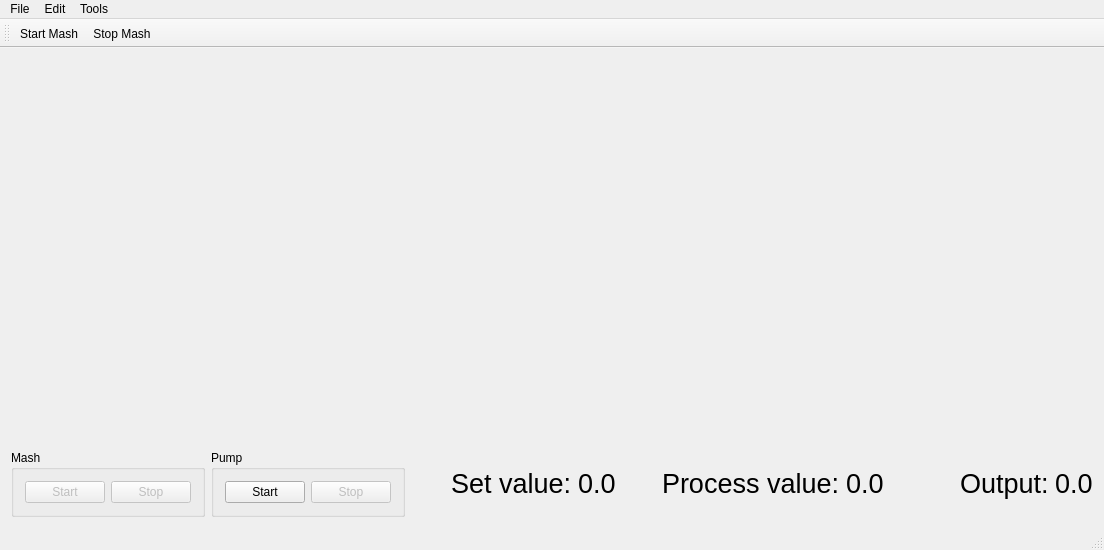
<?xml version="1.0" encoding="UTF-8"?>
<ui version="4.0">
 <class>QMonsterMash</class>
 <widget class="QMainWindow" name="QMonsterMash">
  <property name="geometry">
   <rect>
    <x>0</x>
    <y>0</y>
    <width>1104</width>
    <height>550</height>
   </rect>
  </property>
  <property name="windowTitle">
   <string>QMonsterMash</string>
  </property>
  <widget class="QWidget" name="centralWidget">
   <layout class="QVBoxLayout" name="verticalLayout_2">
    <item>
     <layout class="QVBoxLayout" name="verticalLayout" stretch="60,0,0">
      <item>
       <widget class="KPlotWidget" name="kpPV"/>
      </item>
      <item>
       <layout class="QHBoxLayout" name="horizontalLayout_4">
        <item>
         <widget class="QGroupBox" name="groupBox">
          <property name="title">
           <string>Mash</string>
          </property>
          <layout class="QHBoxLayout" name="horizontalLayout_5">
           <item>
            <widget class="QPushButton" name="buttStart">
             <property name="enabled">
              <bool>false</bool>
             </property>
             <property name="text">
              <string>Start</string>
             </property>
            </widget>
           </item>
           <item>
            <widget class="QPushButton" name="buttStop">
             <property name="enabled">
              <bool>false</bool>
             </property>
             <property name="text">
              <string>Stop</string>
             </property>
            </widget>
           </item>
          </layout>
         </widget>
        </item>
        <item>
         <widget class="QGroupBox" name="groupBox_2">
          <property name="title">
           <string>Pump</string>
          </property>
          <layout class="QHBoxLayout" name="horizontalLayout_6">
           <item>
            <widget class="QPushButton" name="buttStartPump">
             <property name="text">
              <string>Start</string>
             </property>
            </widget>
           </item>
           <item>
            <widget class="QPushButton" name="buttStopPump">
             <property name="enabled">
              <bool>false</bool>
             </property>
             <property name="text">
              <string>Stop</string>
             </property>
            </widget>
           </item>
          </layout>
         </widget>
        </item>
        <item>
         <spacer name="horizontalSpacer_2">
          <property name="orientation">
           <enum>Qt::Horizontal</enum>
          </property>
          <property name="sizeType">
           <enum>QSizePolicy::Fixed</enum>
          </property>
          <property name="sizeHint" stdset="0">
           <size>
            <width>40</width>
            <height>20</height>
           </size>
          </property>
         </spacer>
        </item>
        <item>
         <widget class="QLabel" name="label_2">
          <property name="font">
           <font>
            <pointsize>20</pointsize>
           </font>
          </property>
          <property name="text">
           <string>Set value:</string>
          </property>
         </widget>
        </item>
        <item>
         <widget class="QLabel" name="lblSv">
          <property name="font">
           <font>
            <pointsize>20</pointsize>
           </font>
          </property>
          <property name="text">
           <string>0.0</string>
          </property>
         </widget>
        </item>
        <item>
         <spacer name="horizontalSpacer">
          <property name="orientation">
           <enum>Qt::Horizontal</enum>
          </property>
          <property name="sizeType">
           <enum>QSizePolicy::Fixed</enum>
          </property>
          <property name="sizeHint" stdset="0">
           <size>
            <width>40</width>
            <height>20</height>
           </size>
          </property>
         </spacer>
        </item>
        <item>
         <widget class="QLabel" name="label">
          <property name="font">
           <font>
            <pointsize>20</pointsize>
           </font>
          </property>
          <property name="text">
           <string>Process value:</string>
          </property>
         </widget>
        </item>
        <item>
         <widget class="QLabel" name="lblPv">
          <property name="font">
           <font>
            <pointsize>20</pointsize>
           </font>
          </property>
          <property name="text">
           <string>0.0</string>
          </property>
         </widget>
        </item>
        <item>
         <spacer name="horizontalSpacer_3">
          <property name="orientation">
           <enum>Qt::Horizontal</enum>
          </property>
          <property name="sizeHint" stdset="0">
           <size>
            <width>40</width>
            <height>20</height>
           </size>
          </property>
         </spacer>
        </item>
        <item>
         <widget class="QLabel" name="label_3">
          <property name="font">
           <font>
            <pointsize>20</pointsize>
           </font>
          </property>
          <property name="text">
           <string>Output:</string>
          </property>
         </widget>
        </item>
        <item>
         <widget class="QLabel" name="lblOutput">
          <property name="font">
           <font>
            <pointsize>20</pointsize>
           </font>
          </property>
          <property name="text">
           <string>0.0</string>
          </property>
         </widget>
        </item>
       </layout>
      </item>
      <item>
       <layout class="QHBoxLayout" name="horizontalLayout_3"/>
      </item>
     </layout>
    </item>
   </layout>
  </widget>
  <widget class="QMenuBar" name="menuBar">
   <property name="geometry">
    <rect>
     <x>0</x>
     <y>0</y>
     <width>1104</width>
     <height>21</height>
    </rect>
   </property>
   <widget class="QMenu" name="menuFile">
    <property name="title">
     <string>File</string>
    </property>
    <addaction name="actMashSchedule"/>
    <addaction name="separator"/>
    <addaction name="actExit"/>
   </widget>
   <widget class="QMenu" name="menuTools">
    <property name="title">
     <string>Tools</string>
    </property>
    <addaction name="actBoilTimer"/>
    <addaction name="actHydrometerCorrection"/>
    <addaction name="actPlotStepResponse"/>
   </widget>
   <widget class="QMenu" name="menuEdit">
    <property name="title">
     <string>Edit</string>
    </property>
    <addaction name="actRegSettings"/>
   </widget>
   <addaction name="menuFile"/>
   <addaction name="menuEdit"/>
   <addaction name="menuTools"/>
  </widget>
  <widget class="QStatusBar" name="statusBar"/>
  <widget class="QToolBar" name="mainToolBar">
   <attribute name="toolBarArea">
    <enum>TopToolBarArea</enum>
   </attribute>
   <attribute name="toolBarBreak">
    <bool>false</bool>
   </attribute>
   <addaction name="actMash"/>
   <addaction name="actPump"/>
  </widget>
  <action name="actBoilTimer">
   <property name="text">
    <string>Boil timer</string>
   </property>
  </action>
  <action name="actMashSchedule">
   <property name="text">
    <string>Mash schedule</string>
   </property>
  </action>
  <action name="actExit">
   <property name="text">
    <string>Exit</string>
   </property>
  </action>
  <action name="actHydrometerCorrection">
   <property name="text">
    <string>Hydrometer correction</string>
   </property>
  </action>
  <action name="actRegSettings">
   <property name="text">
    <string>Regulator settings</string>
   </property>
  </action>
  <action name="actPlotStepResponse">
   <property name="text">
    <string>Plot step response</string>
   </property>
  </action>
  <action name="actMash">
   <property name="icon">
    <iconset resource="resource.qrc">
     <normaloff>:/images/images/startMash.png</normaloff>:/images/images/startMash.png</iconset>
   </property>
   <property name="text">
    <string>Start Mash</string>
   </property>
  </action>
  <action name="actPump">
   <property name="icon">
    <iconset resource="resource.qrc">
     <normaloff>:/images/images/Stop-icon.png</normaloff>:/images/images/Stop-icon.png</iconset>
   </property>
   <property name="text">
    <string>Stop Mash</string>
   </property>
  </action>
 </widget>
 <layoutdefault spacing="6" margin="11"/>
 <customwidgets>
  <customwidget>
   <class>KPlotWidget</class>
   <extends>QFrame</extends>
   <header>kplotwidget.h</header>
   <container>1</container>
  </customwidget>
 </customwidgets>
 <resources>
  <include location="resource.qrc"/>
 </resources>
 <connections/>
</ui>
